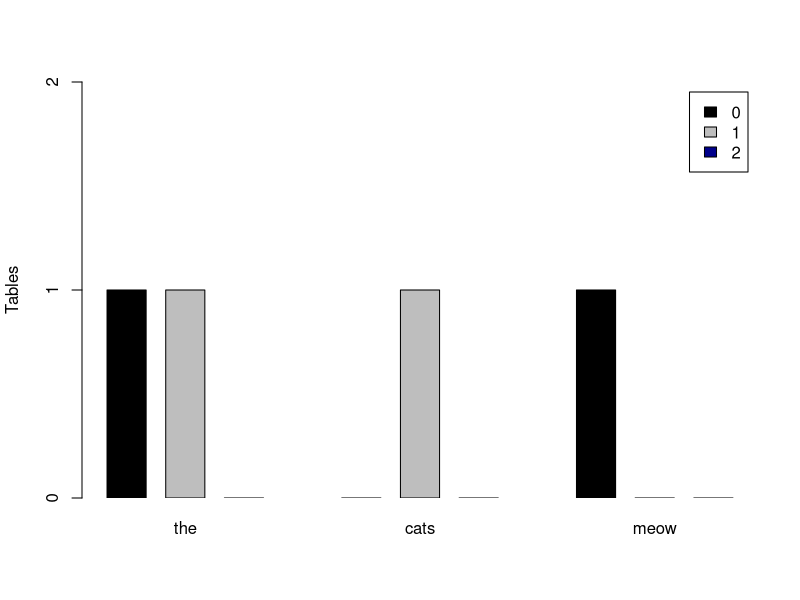

Here is the R script that generated this plot:
type = matrix(c(1,1,0, 0,1,0, 1,0,0), nr=3)
dimnames(type)=list(Type=c("0", "1", "2"),Constituent=c("the","cats","meow")) 

pdf('histogram_6.pdf', paper="special", width=18, height=10, onefile=FALSE,pointsize=40)

barplot(type, axes=FALSE, space=c(0.5,0.5,0.5,2.0,0.5,0.5,2.0,0.5,0.5), xpd=F,beside=TRUE,
legend=rownames(type), ylab="Tables", ylim=range(0,2), col=c("black","grey","darkblue"), las=1)
axis(side=2, at=c(0,1,2))
